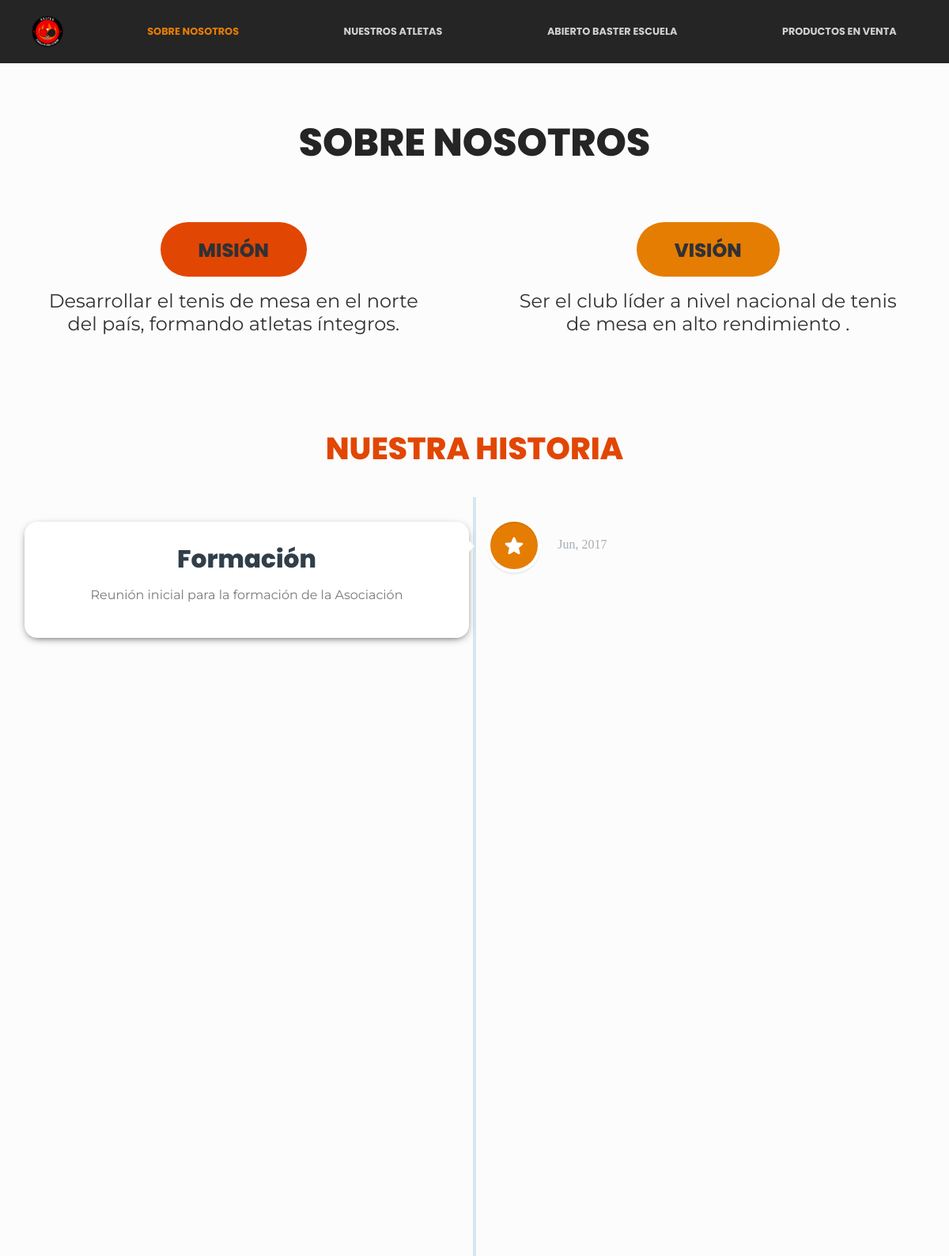
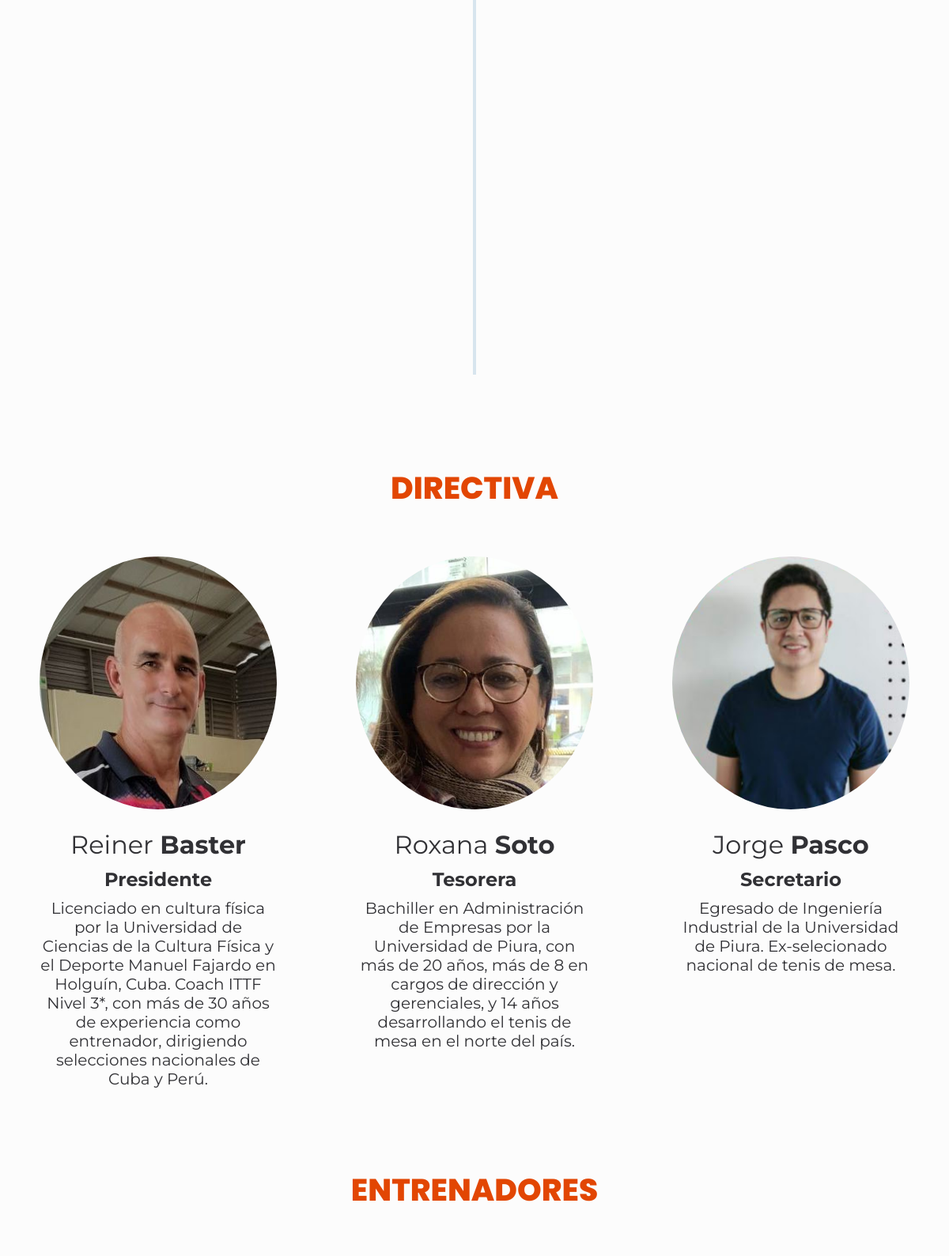
/about (upper part), run on the app's committed database (2 pictures, top to bottom).
### tables this page shows
CREATE TABLE "hitos" (
	"id"	INTEGER NOT NULL UNIQUE,
	"año"	INTEGER NOT NULL,
	"mes"	INTEGER,
	"titulo"	TEXT NOT NULL,
	"descripcion"	TEXT,
	PRIMARY KEY("id" AUTOINCREMENT)
);

CREATE TABLE miembros_directiva (id INTEGER PRIMARY KEY AUTOINCREMENT, nombre TEXT NOT NULL, apellido TEXT NOT NULL, descripcion TEXT, foto TEXT, cargo TEXT NOT NULL);

### app/user/__init__.py (the view)
@user_blueprint.route('/about')
def about():
    name = 'about'
    directiva = get_items("miembros_directiva", PUBLIC_DATABASE)
    entrenadores = get_items("entrenadores", PUBLIC_DATABASE)
    hitos = get_items("hitos", PUBLIC_DATABASE)
    return render_template(f"{name}.html", active=f"{name}", hitos=hitos,
                           directiva=directiva, entrenadores=entrenadores)

### app/common/database.py (called while the page is built, shortened)
def dict_factory(cursor, row):
    d = {}
    for i, col in enumerate(cursor.description):
        d[col[0]] = row[i]
    return d

def create_filters_string(filters):
    if not filters:
        return ''

def create_fields_string(fields):
    if not fields:
        return "*"
    return ",".join(fields)

def connect_to_db(db_name):
    try:
        conn = sqlite3.connect(db_name)
        conn.row_factory = dict_factory  # Set dict factory
        database = conn.cursor()
        print("Connected to db")
        return database, conn
    except Exception:
        print(Exception)

def get_items(table, db_name, filters=None, group_by=None, fields=None):
    result_array = []
    database, _ = connect_to_db(db_name)
    fields_string = create_fields_string(fields)
    filter_string = create_filters_string(filters)
    results = database.execute(
        f"SELECT {fields_string} FROM {table} {filter_string}").fetchall()
    for element in results:
        new_item = {}
        for key, value in element.items():
            new_item[key] = transform_result_value(key, value)
        result_array.append(new_item)
    if group_by and len(result_array) > 0:
        result_array = group_results(result_array, group_by)
    return result_array

### app/common/helpers.py (called while the page is built)
def month_number_to_text(month_number: int) -> str:
    months = ['Ene', 'Feb', 'Mar', 'Abr', 'May', 'Jun',
              'Jul', 'Ago', 'Sep', 'Oct', 'Nov', 'Dic']
    return months[month_number - 1]

### app/common/mappers.py (called while the page is built)
def transform_result_value(key, value):
    if key == "id":
        return str(value)
    if key == "mes":
        return month_number_to_text(value)
    if key == "puesto":
        return "Oro" if value == 1 else "Plata" if value == 2 else "Bronce" if value == 3 \
            else None if not value else value
    return value

### app/user/templates/about.html (shortened to what this page needs)
{% extends "layout.html" %}
{% block styles %}
<link rel="stylesheet" type="text/css" href="{{ url_for('.static', filename='styles/timeline.css') }}">
<link rel="stylesheet" type="text/css" href="{{ url_for('.static', filename='styles/about.css') }}">
{% endblock %}
{% block main %}
<h1>SOBRE NOSOTROS</h1>
<section class="mv-section">
    <div class="m-container mv-title">MISIÓN</div>
    <div class="v-container mv-title">VISIÓN</div>
    <div class="m-text-container mv-text">Desarrollar el tenis de mesa en el norte del país,
        formando atletas íntegros.</div>
    <div class="v-text-container mv-text">Ser el club líder a nivel nacional de tenis de mesa
        en alto rendimiento .</div>
</section>
<section class="cd-timeline js-cd-timeline">
    <h2>NUESTRA HISTORIA</h2>
    <div class="container max-width-lg cd-timeline__container">
        {% for hito in hitos %}
        <div class="cd-timeline__block">
            <div class="cd-timeline__img">
                <img src="{{ url_for('.static', filename='img/timeline-img/star.svg') }}" />
            </div>
            <div class="cd-timeline__content text-component">
                <h2>{{ hito["titulo"] }}</h2>
                <p class="color-contrast-medium">
                    {{ hito["descripcion"] }}
                </p>
                <div class="flex justify-between items-center">
                    <span class="cd-timeline__date">{{ hito["mes"] }}, {{ hito["año"] }}</span>
                </div>
            </div>
        </div>
        {% endfor %}
    </div>
</section>
<section class="directiva">
    <h2>DIRECTIVA</h2>
    <div class="card-container">
        {% for persona in directiva %}
        <div class="card-item">
            <img src="{{ url_for('.static', filename=persona['foto']) }}">
            <div class="card-item-name">{{ persona["nombre"] }} <span class="bold">{{ persona["apellido"] }}</span>
            </div>
            <div class="card-item-role bold">{{ persona["cargo"] }}</div>
            <div class="card-item-description">{{ persona["descripcion"] }}</div>
        </div>
        {% endfor %}
    </div>
</section>
<section class="entrenadores">
    <h2>ENTRENADORES</h2>
    <div class="card-container">
    </div>
</section>
{% endblock %}

### app/user/templates/layout.html (shortened to what this page needs)
<!DOCTYPE html>
<html lang="en">
<head>
    <link rel="stylesheet" type="text/css" href="{{ url_for('.static', filename='styles/shared.css') }}">
    {% block styles %}{% endblock %}
</head>
<body>
    <nav>
        <div class="menu-container img-cont">
            <a href="/">
                <img src="{{ url_for('.static', filename='img/logo.png') }}">
            </a>
        </div>
        <div class="menu-container items-cont">
            <a href="/about" class="{{ 'active' if active == 'about'}}">SOBRE NOSOTROS</a>
            <a href="/atletas" class="{{ 'active' if active == 'atletas'}}">NUESTROS ATLETAS</a>
            <a href="/abierto" class="{{ 'active' if active == 'abierto'}}">ABIERTO BASTER ESCUELA</a>
            <a href="/productos" class="{{ 'active' if active == 'productos'}}">PRODUCTOS EN VENTA</a>
        </div>
    </nav>
    <main class=".main">
        {% block main %}{% endblock %}
    </main>
</body>
</html>

### app/user/static/styles/shared.css (style rules this page uses)
:root { --main-red: rgb(226, 70, 3); --main-orange: #e57d02; --dark-gray: #252525; --super-light-gray: #fcfcfc; --light-gray: #d0d0d0; --title: Poppins; --content: Montserrat; }
* { margin: 0; padding: 0; }
body { background-color: var(--super-light-gray); }
a { text-decoration: none; }
nav { width: 100%; height: 5rem; background-color: var(--dark-gray); display: flex; align-items: center; font-family: var(--title); font-weight: 700; font-size: 0.8rem; }
.menu-container { height: 100%; display: flex; justify-content: space-around; align-items: center; }
.img-cont { flex-basis: 10%; }
.items-cont { flex-basis: 90%; }
.img-cont a { height: 100%; display: flex; align-items: center; }
.menu-container img { height: 70%; width: auto; transition: height 0.2s; }
.items-cont a { color: var(--light-gray); transition: color 0.2s; }
.items-cont .active { color: var(--main-orange); }
main { background-color: var(--super-light-gray); padding-bottom: 3rem; z-index: 1; margin-bottom: 15rem; min-height: calc(100vh - 5rem); }
h1 { margin-top: 4rem; text-align: center; font-family: var(--title); font-size: 3rem; font-weight: 800; color: var(--dark-gray); }
h2 { margin-bottom: 2rem; text-align: center; font-family: var(--title); font-size: 2.5rem; font-weight: 800; color: var(--main-red); }
p { font-family: var(--content); text-align: center; }
section { margin-top: 4rem; }
.card-container { display: flex; flex-wrap: wrap; justify-content: center; }
.card-item { flex: 0 1 300px; margin: 25px 50px 25px 50px; display: flex; flex-direction: column; align-items: center; justify-content: start; font-family: var(--content); text-align: center; }
.card-item > * { margin-bottom: 10px; }
.card-item img { margin-bottom: 25px; height: 20rem; width: auto; border-radius: 50%; }
.card-item-name { font-size: 2rem; }
.card-item-role { font-size: 1.5rem; }
.card-item-description { font-style: 1rem; }
.bold { font-weight: 700; }

### app/user/static/styles/about.css (style rules this page uses)
.mv-section { display: grid; grid-template: "mc vc" "mc vc" "mt vt"; justify-items: center; align-items: center; }
.m-container { grid-area: mc; background-color: var(--main-red); }
.v-container { grid-area: vc; background-color: var(--main-orange); }
.m-text-container { grid-area: mt; }
.v-text-container { grid-area: vt; }
.mv-title { width: fit-content; height: fit-content; border-radius: 50px; padding: 1.1rem 3rem 1rem 3rem; margin-bottom: 1rem; font-family: var(--title); font-weight: 800; font-size: 1.5rem; display: flex; align-items: center; }
.mv-text { padding: 0 3rem 0 3rem; font-family: var(--content); font-size: 1.5rem; text-align: center; }

### data on the page
hitos: titulo "Formación", descripcion "Reunión inicial para la formación de la Asociación", mes "Jun", año "2017"
miembros_directiva: foto (picture), nombre "Reiner", apellido "Baster", cargo "Presidente", descripcion "Licenciado en cultura física por la Universidad de Ciencias de la Cultura Física y el Deporte Manuel Fajardo en Holguín, Cuba. Coach ITTF Nivel 3*, con más de 30 años de experiencia como entrenador, dirigiendo selecciones nacionales de Cuba y Perú."
miembros_directiva: foto (picture), nombre "Roxana", apellido "Soto", cargo "Tesorera", descripcion "Bachiller en Administración de Empresas por la Universidad de Piura, con más de 20 años, más de 8 en cargos de dirección y gerenciales, y 14 años desarrollando el tenis de mesa en el norte del país."
miembros_directiva: foto (picture), nombre "Jorge", apellido "Pasco", cargo "Secretario", descripcion "Egresado de Ingeniería Industrial de la Universidad de Piura. Ex-selecionado nacional de tenis de mesa."
